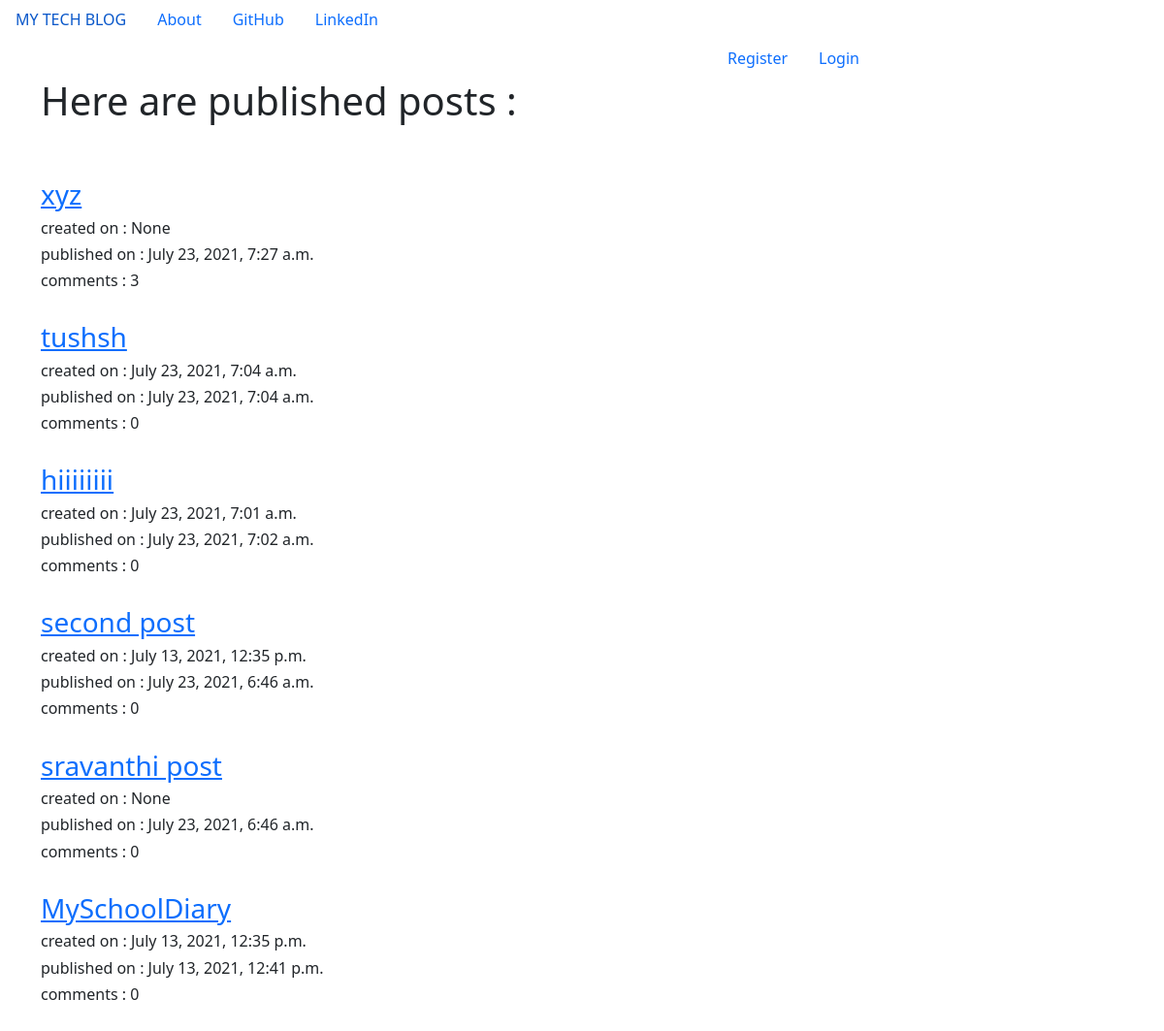
The page / on the database its author committed.
### blogapp/models.py (models this page shows, shortened)
class NewPost(models.Model):
    id = models.BigAutoField(primary_key=True)
    Author = models.ForeignKey(User, on_delete=models.CASCADE)
    Title = models.CharField(max_length=264)
    Text = models.TextField()
    create_date = models.DateTimeField(auto_now_add=True, null=True)
    published_date = models.DateTimeField(blank=True, null=True)

### blogapp/views.py (the view)
# urls.py: path('',views.index,name='index'),
def index(request):
    newpost = NewPost.objects.all().order_by('-published_date')
    return render(request, 'blogapp/index.html', {"newpost": newpost})

### templates/blogapp/index.html
<!DOCTYPE html>
{% extends 'blogapp/base.html' %}
{% block body_block %}
<div class="container">
    <h1>Here are published posts :</h1>
    <br>
    <br>
{% for post in newpost %}
{% if post.published_date %}
    <h3><a href="{% url 'blogapp:view_draft' pk=post.pk %}">{{ post.Title }}</a></h3>
    <h6>created on : {{ post.create_date }}</h6>
    <h6>published on : {{ post.published_date }}</h6>
    <h6>comments : {{ post.comments.count }}</h6>
    <br>
{% endif %}
{% endfor %}
</div>
{% endblock %}

### rows shown on the page
NewPost: Title "xyz", create_date "None", published_date "July 23, 2021, 7:27 a.m.", comments.count "3"
NewPost: Title "tushsh", create_date "July 23, 2021, 7:04 a.m.", published_date "July 23, 2021, 7:04 a.m.", comments.count "0"
NewPost: Title "hiiiiiiii", create_date "July 23, 2021, 7:01 a.m.", published_date "July 23, 2021, 7:02 a.m.", comments.count "0"
NewPost: Title "second post", create_date "July 13, 2021, 12:35 p.m.", published_date "July 23, 2021, 6:46 a.m.", comments.count "0"
NewPost: Title "sravanthi post", create_date "None", published_date "July 23, 2021, 6:46 a.m.", comments.count "0"
NewPost: Title "MySchoolDiary", create_date "July 13, 2021, 12:35 p.m.", published_date "July 13, 2021, 12:41 p.m.", comments.count "0"
